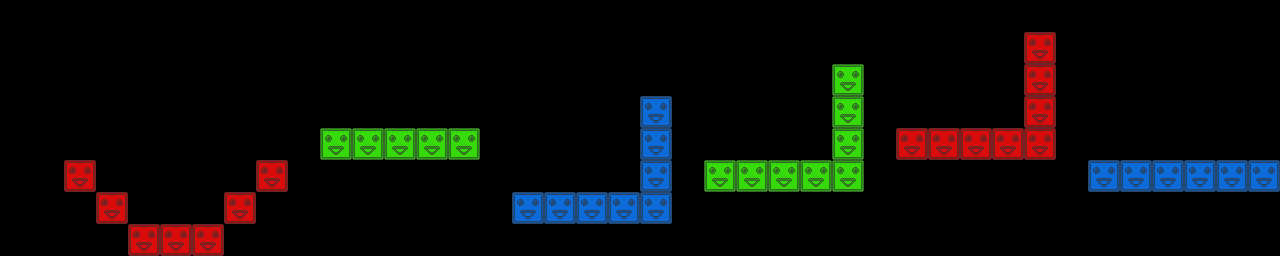

The image is a tile-based game level rendered from a .tmx file. Its description and source (layers, tilesets, objects; grid data summarised) follow:
An orthogonal 40x8 tile map with 32x32 px tiles, 3 tile layers (red, green, blue) and 10 objects.

<map version="1.0" orientation="orthogonal" renderorder="right-down" width="40" height="8" tilewidth="32" tileheight="32">
 <tileset firstgid="1" name="blocks" tilewidth="32" tileheight="32">
  <image source="blocks.png" width="96" height="32" />
 </tileset>
 <layer name="red" width="40" height="8">
  <data>[320 cells, 15 non-empty, 1 distinct tile ids]</data>
 </layer>
 <layer name="green" width="40" height="8">
  <data>[320 cells, 13 non-empty, 1 distinct tile ids]</data>
 </layer>
 <layer name="blue" width="40" height="8">
  <data>[320 cells, 14 non-empty, 1 distinct tile ids]</data>
 </layer>
 <objectgroup name="crystals">
  <object x="177" y="145">
   <ellipse />
  </object>
  <object x="430" y="111">
   <ellipse />
  </object>
  <object x="571" y="169">
   <ellipse />
  </object>
  <object x="774" y="132">
   <ellipse />
  </object>
  <object x="962" y="91">
   <ellipse />
  </object>
  <object x="1162" y="106">
   <ellipse />
  </object>
 </objectgroup>
 <objectgroup name="spikes">
  <object x="384" y="111">
   <ellipse />
  </object>
  <object x="555" y="130">
   <ellipse />
  </object>
  <object x="805" y="94">
   <ellipse />
  </object>
  <object x="1222" y="143">
   <ellipse />
  </object>
 </objectgroup>
</map>
